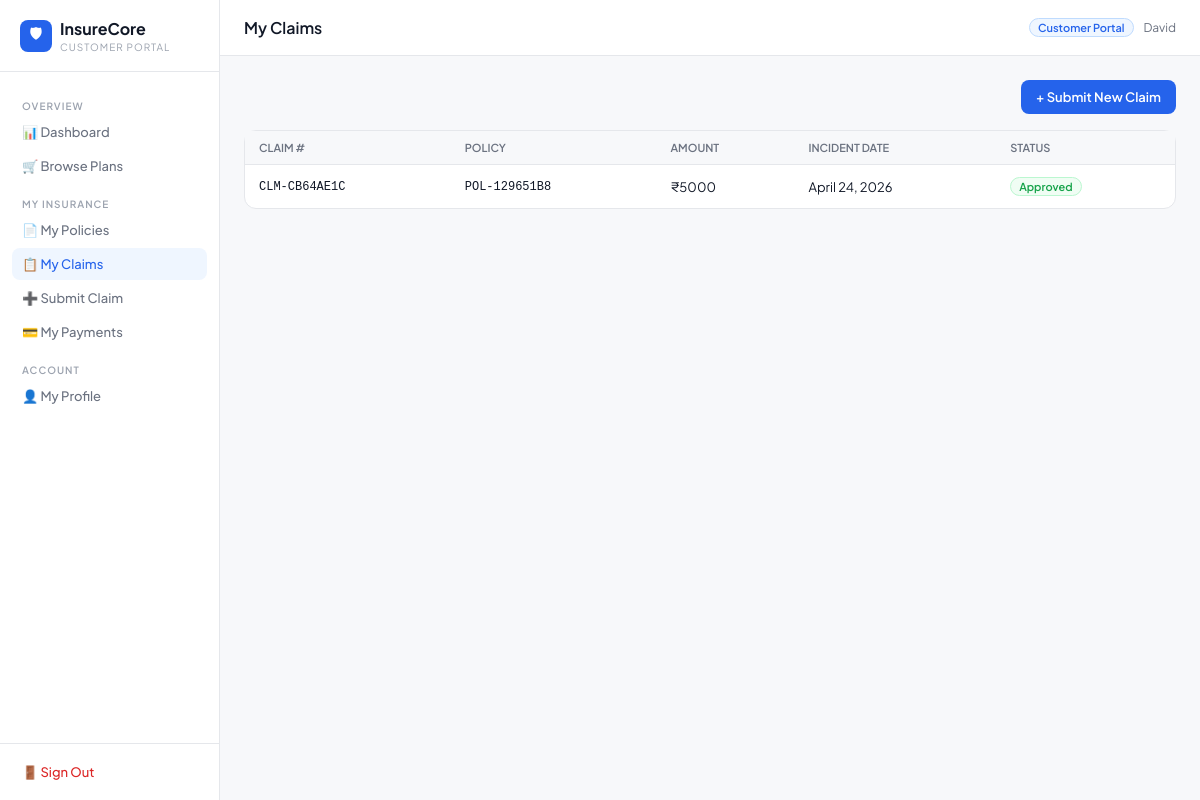
Page /portal/claims/ (signed in) on the committed database.
### insurance/models.py (models this page shows, shortened)
class Claim(models.Model):
    STATUS_CHOICES = [
        ('pending', 'Pending'),
        ('under_review', 'Under Review'),
        ('approved', 'Approved'),
        ('rejected', 'Rejected'),
        ('settled', 'Settled'),
    ]
    policy = models.ForeignKey(Policy, on_delete=models.CASCADE, related_name='claims')
    claim_number = models.CharField(max_length=50, unique=True)
    claim_date = models.DateField(auto_now_add=True)
    incident_date = models.DateField()
    claim_amount = models.DecimalField(max_digits=12, decimal_places=2)
    approved_amount = models.DecimalField(max_digits=12, decimal_places=2, null=True, blank=True)
    reason = models.TextField()
    status = models.CharField(max_length=20, choices=STATUS_CHOICES, default='pending')
    document = models.FileField(upload_to='claims/', null=True, blank=True)
    notes = models.TextField(blank=True)
    created_at = models.DateTimeField(auto_now_add=True)
    updated_at = models.DateTimeField(auto_now=True)
    class Meta:
        ordering = ['-created_at']

class Policy(models.Model):
    POLICY_TYPES = [
        ('life', 'Life Insurance'),
        ('health', 'Health Insurance'),
        ('vehicle', 'Vehicle Insurance'),
        ('home', 'Home Insurance'),
        ('travel', 'Travel Insurance'),
    ]
    STATUS_CHOICES = [
        ('active', 'Active'),
        ('expired', 'Expired'),
        ('cancelled', 'Cancelled'),
        ('pending', 'Pending'),
    ]
    customer = models.ForeignKey(Customer, on_delete=models.CASCADE, related_name='policies')
    policy_number = models.CharField(max_length=50, unique=True)
    policy_type = models.CharField(max_length=20, choices=POLICY_TYPES)
    cover_amount = models.DecimalField(max_digits=12, decimal_places=2)
    premium_amount = models.DecimalField(max_digits=10, decimal_places=2)
    start_date = models.DateField()
    end_date = models.DateField()
    status = models.CharField(max_length=20, choices=STATUS_CHOICES, default='active')
    description = models.TextField(blank=True)
    created_at = models.DateTimeField(auto_now_add=True)
    class Meta:
        ordering = ['-created_at']
        verbose_name_plural = 'Policies'

### insurance/views.py (the view)
# urls.py: path('portal/claims/', views.customer_portal_claims, name='customer_portal_claims'),
@customer_required
def customer_portal_claims(request):
    customer = Customer.objects.get(user=request.user)
    claims = Claim.objects.filter(policy__customer=customer).order_by('-created_at')
    return render(request, 'insurance/portal/claims.html', {
        'customer': customer, 'claims': claims
    })

### insurance/views.py (called while the page is built)
def customer_required(view_func):
    from functools import wraps
    @wraps(view_func)
    def wrapper(request, *args, **kwargs):
        if not request.user.is_authenticated:
            return redirect('customer_login')
        if request.user.is_staff:
            return redirect('dashboard')
        try:
            Customer.objects.get(user=request.user)
        except Customer.DoesNotExist:
            logout(request)
            return redirect('customer_login')
        return view_func(request, *args, **kwargs)
    return wrapper

### insurance/templates/insurance/portal/claims.html (shortened to what this page needs)
{% extends "insurance/portal/base.html" %}
{% block page_title %}My Claims{% endblock %}
{% block content %}
<div style="margin-bottom:16px;display:flex;justify-content:flex-end">
  <a href="{% url 'customer_portal_claim_submit' %}" class="btn btn-primary">+ Submit New Claim</a>
</div>
<div class="card">
  <table class="data">
    <thead><tr><th>Claim #</th><th>Policy</th><th>Amount</th><th>Incident Date</th><th>Status</th></tr></thead>
    <tbody>
      {% for c in claims %}
      <tr>
        <td style="font-family:monospace;font-size:12px">{{ c.claim_number }}</td>
        <td style="font-family:monospace;font-size:12px">{{ c.policy.policy_number }}</td>
        <td>₹{{ c.claim_amount|floatformat:0 }}</td>
        <td>{{ c.incident_date }}</td>
        <td><span class="badge badge-{{ c.status }}">{{ c.get_status_display }}</span></td>
      </tr>
      {% empty %}
      <tr><td colspan="5" style="text-align:center;padding:40px;color:var(--text-4)">No claims submitted yet.</td></tr>
      {% endfor %}
    </tbody>
  </table>
</div>
{% endblock %}

### insurance/templates/insurance/portal/base.html (shortened to what this page needs)
<!DOCTYPE html>
<html lang="en">
<head>
</head>
<body>
<div class="layout">
<aside class="sidebar">
  <div class="sidebar-brand">
    <div style="display:flex;align-items:center;gap:8px">
      <div style="width:32px;height:32px;background:var(--blue);border-radius:8px;display:flex;align-items:center;justify-content:center;color:white;font-size:15px;flex-shrink:0">🛡</div>
      <div>
        <div class="brand-name">InsureCore</div>
        <div class="brand-sub">Customer Portal</div>
      </div>
    </div>
  </div>
  <nav class="sidebar-nav">
    <div class="nav-label">Overview</div>
    <a href="{% url 'customer_portal_dashboard' %}" class="nav-link {% if request.resolver_match.url_name == 'customer_portal_dashboard' %}active{% endif %}">📊 Dashboard</a>
    <a href="{% url 'customer_browse_plans' %}" class="nav-link {% if 'plan' in request.resolver_match.url_name %}active{% endif %}">🛒 Browse Plans</a>
    <div class="nav-label">My Insurance</div>
    <a href="{% url 'customer_portal_policies' %}" class="nav-link {% if request.resolver_match.url_name == 'customer_portal_policies' %}active{% endif %}">📄 My Policies</a>
    <a href="{% url 'customer_portal_claims' %}" class="nav-link {% if request.resolver_match.url_name == 'customer_portal_claims' %}active{% endif %}">📋 My Claims</a>
    <a href="{% url 'customer_portal_claim_submit' %}" class="nav-link {% if request.resolver_match.url_name == 'customer_portal_claim_submit' %}active{% endif %}">➕ Submit Claim</a>
    <a href="{% url 'customer_portal_payments' %}" class="nav-link {% if request.resolver_match.url_name == 'customer_portal_payments' %}active{% endif %}">💳 My Payments</a>
    <div class="nav-label">Account</div>
    <a href="{% url 'customer_portal_profile' %}" class="nav-link {% if request.resolver_match.url_name == 'customer_portal_profile' %}active{% endif %}">👤 My Profile</a>
  </nav>
  <div class="sidebar-footer">
    <a href="{% url 'customer_logout' %}" class="logout-link">🚪 Sign Out</a>
  </div>
</aside>
<main class="main">
  <div class="topbar">
    <span class="page-title">{% block page_title %}Dashboard{% endblock %}</span>
    <div style="display:flex;align-items:center;gap:10px">
      <span class="portal-tag">Customer Portal</span>
      <span style="font-size:12px;color:var(--text-3)">{{ request.user.username }}</span>
    </div>
  </div>
  <div class="content">
    {% block content %}{% endblock %}
  </div>
</main>
</div>
</body>
</html>

### insurance/templates/insurance/portal/base.html (style rules this page uses)
*,*::before,*::after { box-sizing:border-box;margin:0;padding:0 }
:root { --blue:#2563eb;--blue-bg:#eff6ff;--blue-border:#bfdbfe; --green:#16a34a;--green-bg:#f0fdf4;--green-border:#bbf7d0; --amber:#d97706;--amber-bg:#fffbeb;--amber-border:#fde68a; --red:#dc2626;--red-bg:#fef2f2;--red-border:#fecaca; --border:#e5e7eb;--bg:#f7f8fa;--text:#111827;--text-2:#374151; --text-3:#6b7280;--text-4:#9ca3af;--white:#fff; --sans:'Plus Jakarta Sans',sans-serif;--radius:8px;--radius-lg:12px; }
body { font-family:var(--sans);background:var(--bg);color:var(--text);font-size:14px }
.layout { display:flex;min-height:100vh }
.sidebar { width:220px;background:var(--white);border-right:1px solid var(--border);display:flex;flex-direction:column;position:fixed;top:0;left:0;height:100vh }
.main { margin-left:220px;flex:1 }
.topbar { background:var(--white);border-bottom:1px solid var(--border);padding:0 24px;height:56px;display:flex;align-items:center;justify-content:space-between;position:sticky;top:0 }
.content { padding:24px }
.sidebar-brand { padding:18px 20px;border-bottom:1px solid var(--border) }
.brand-name { font-size:16px;font-weight:700 }
.brand-sub { font-size:10px;color:var(--text-4);margin-top:2px;text-transform:uppercase;letter-spacing:1px }
.sidebar-nav { padding:12px;flex:1 }
.nav-label { font-size:10px;font-weight:600;color:var(--text-4);letter-spacing:1px;text-transform:uppercase;padding:8px 10px 4px;margin-top:8px }
.nav-link { display:flex;align-items:center;gap:10px;padding:8px 10px;border-radius:var(--radius);color:var(--text-3);text-decoration:none;font-size:13px;font-weight:500;margin-bottom:2px;transition:all .15s }
.nav-link:hover,.nav-link.active { background:var(--blue-bg);color:var(--blue) }
.sidebar-footer { padding:12px;border-top:1px solid var(--border) }
.logout-link { display:flex;align-items:center;gap:10px;padding:8px 10px;border-radius:var(--radius);color:var(--red);text-decoration:none;font-size:13px;font-weight:500 }
.card { background:var(--white);border:1px solid var(--border);border-radius:var(--radius-lg) }
table.data { width:100%;border-collapse:collapse }
table.data th { font-size:11px;font-weight:600;color:var(--text-3);text-transform:uppercase;padding:10px 14px;border-bottom:1px solid var(--border);text-align:left;background:var(--bg) }
table.data td { padding:12px 14px;border-bottom:1px solid var(--border);font-size:13px }
table.data tr:last-child td { border-bottom:none }
.badge { display:inline-flex;padding:2px 8px;border-radius:20px;font-size:11px;font-weight:600;border:1px solid transparent }
.badge-approved { background:var(--green-bg);color:var(--green);border-color:var(--green-border) }
.btn { display:inline-flex;align-items:center;gap:6px;padding:8px 14px;border-radius:var(--radius);font-size:13px;font-weight:600;font-family:var(--sans);cursor:pointer;transition:all .15s;text-decoration:none;border:1px solid transparent }
.btn-primary { background:var(--blue);color:white }
.page-title { font-size:16px;font-weight:600 }
.portal-tag { background:var(--blue-bg);color:var(--blue);border:1px solid var(--blue-border);padding:2px 8px;border-radius:20px;font-size:11px;font-weight:600 }

### rows in the picture
Claim: claim_number "CLM-CB64AE1C", policy.policy_number "POL-129651B8", claim_amount "5000", incident_date "April 24, 2026", status "Approved"

### other values in the picture
{{ request.user.username }} "David"
